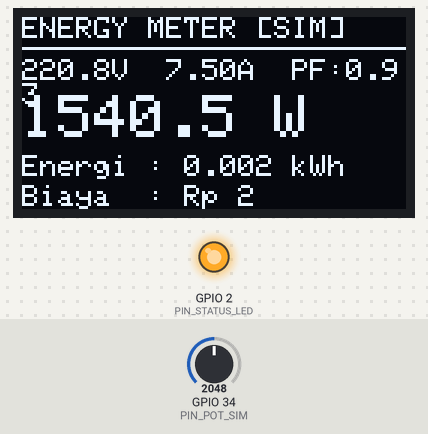
This sketch was run on a simulated ESP32. Shown: 128×64 one-colour display, output pins drawn as LEDs (lit = HIGH). The test bench sets the inputs (shaded band); at power-on: GPIO 34 (PIN_POT_SIM) = 2048 (analog values on the 0–4095 scale). WiFi joins after 1.5 s; servers stay silent unless stated; random numbers use the default seed unless the sketch sets one; what the sketch prints to the serial monitor is not drawn.

Above: at 3.2 s.
3.3 s: GPIO 34 (PIN_POT_SIM) set to 2866
At 4.8 s:
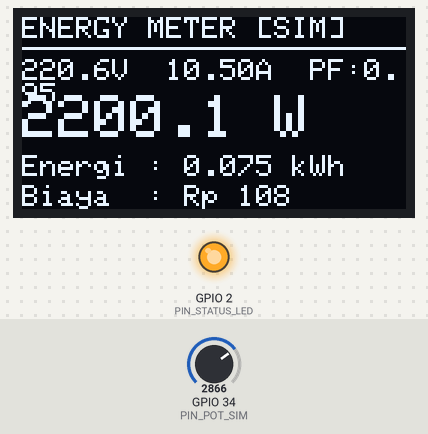
7.6 s: GPIO 34 (PIN_POT_SIM) set to 3603
At 9.1 s:
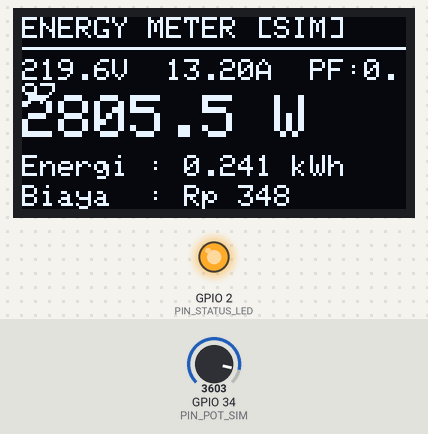
11.6 s: GPIO 34 (PIN_POT_SIM) set to 4095
At 13.4 s:
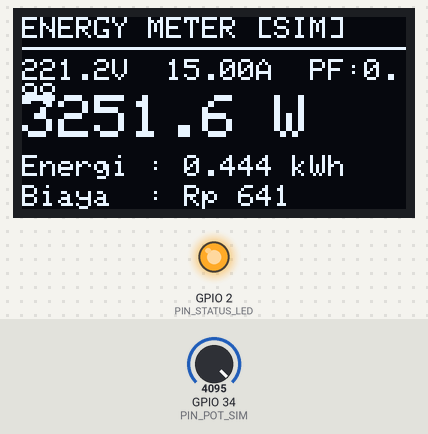
Timing chart, 0 to 14.9 s (numbered marks = the images above; inputs shaded):
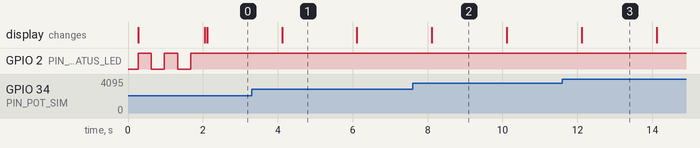

Measured:
- what the display in image 1 shows lasts 2.0 s, from 4.1 s to 6.1 s

The sketch:

smart_energy_meter.ino
```cpp
/**
 * ============================================================================
 * Proyek 05 : Smart Energy Meter (Monitoring Daya Listrik & Biaya PLN)
 * Repo      : IoT_lab
 * Board     : ESP32 (Menggunakan HardwareSerial UART2 & I2C OLED SSD1306)
 * Framework : Arduino IDE
 * ============================================================================
 * Fitur Utama:
 * 1. Membaca 6 parameter kelistrikan AC 220V dari sensor PZEM-004T v3.0
 *    melalui komunikasi UART2 (GPIO16 RX2, GPIO17 TX2):
 *    - Tegangan (V), Arus (A), Daya Aktif (W), Energi Akumulasi (kWh),
 *      Frekuensi (Hz), dan Power Factor (PF).
 * 2. Dilengkapi mode simulasi realistis (`SIMULATE_PZEM = true`) yang membaca
 *    potensiometer pada GPIO34 sehingga dapat diuji langsung di Wokwi atau
 *    tanpa perlu terhubung ke tegangan berbahaya AC 220V!
 * 3. Menghitung estimasi tagihan listrik dalam Rupiah (Rp) berdasarkan tarif
 *    PLN per kWh yang dapat dikonfigurasi (default: Rp 1.444,70 / kWh).
 * 4. Menampilkan dashboard lokal secara real-time pada layar OLED SSD1306.
 * 5. Mengirimkan data telemetri ke Time-Series Database InfluxDB v2 menggunakan
 *    format InfluxDB Line Protocol via HTTP POST (`/api/v2/write`).
 *
 * Library yang dibutuhkan di Arduino IDE:
 * - PZEM004Tv30 (oleh Jakub Mandula) — wajib jika SIMULATE_PZEM = false
 * - Adafruit SSD1306 & Adafruit GFX Library (untuk layar OLED I2C)
 * ============================================================================
 */

#include <Arduino.h>
#include <WiFi.h>
#include <HTTPClient.h>
#include <Wire.h>
#include <Adafruit_GFX.h>
#include <Adafruit_SSD1306.h>

// ============================================================================
// Mode Simulasi vs Hardware Fisik PZEM-004T v3.0
// ============================================================================
// Set `SIMULATE_PZEM` ke `false` ketika ESP32 sudah terhubung ke sensor fisik
// PZEM-004T v3.0 pada pin GPIO16 (RX2) dan GPIO17 (TX2).
// Set `SIMULATE_PZEM` ke `true` untuk simulasi Wokwi menggunakan potensiometer.
#define SIMULATE_PZEM true

#if !SIMULATE_PZEM
  #include <PZEM004Tv30.h>
#endif

// Gunakan secrets.h jika tersedia, atau fallback ke konfigurasi simulasi Wokwi
#if __has_include("secrets.h")
  #include "secrets.h"
#else
  #define WIFI_SSID       "Wokwi-GUEST"
  #define WIFI_PASSWORD   ""
  #define INFLUXDB_URL    "http://192.168.1.100:8086"
  #define INFLUXDB_TOKEN  "DEV_TOKEN_SIMULASI"
  #define INFLUXDB_ORG    "iot_lab_org"
  #define INFLUXDB_BUCKET "energy_meter"
  #define METER_LOCATION  "panel_utama"
#endif

// ============================================================================
// Konfigurasi Pin Hardware ESP32 & Tarif Listrik PLN
// ============================================================================
const int PIN_PZEM_RX    = 16;  // GPIO16 (RX2) -> terhubung ke pin TX PZEM-004T
const int PIN_PZEM_TX    = 17;  // GPIO17 (TX2) -> terhubung ke pin RX PZEM-004T
const int PIN_POT_SIM    = 34;  // GPIO34 (ADC1_CH6) -> Potensiometer simulasi beban arus
const int PIN_OLED_SDA   = 21;  // GPIO21 -> I2C SDA OLED SSD1306
const int PIN_OLED_SCL   = 22;  // GPIO22 -> I2C SCL OLED SSD1306
const int PIN_STATUS_LED = 2;   // GPIO2  -> LED Indikator Onboard

// Tarif Listrik PLN Golongan R-1/TR 1300 VA - 2200 VA Nonsubsidi (Rp / kWh)
const float TARIF_PLN_PER_KWH = 1444.70f;

// Konfigurasi Layar OLED 128x64
#define SCREEN_WIDTH  128
#define SCREEN_HEIGHT 64
Adafruit_SSD1306 display(SCREEN_WIDTH, SCREEN_HEIGHT, &Wire, -1);
bool oledAvailable = false;

#if !SIMULATE_PZEM
  PZEM004Tv30 pzem(Serial2, PIN_PZEM_RX, PIN_PZEM_TX);
#endif

// ============================================================================
// Struktur Data Pembacaan Energi
// ============================================================================
struct EnergyMetrics {
  float voltage;      // Volt (V)
  float current;      // Ampere (A)
  float power;        // Watt (W)
  float energyKwh;    // Kilowatt-hour (kWh)
  float frequency;    // Hertz (Hz)
  float powerFactor;  // Cos Phi (0.00 - 1.00)
  float costRupiah;   // Estimasi Biaya (Rp)
  bool  valid;
};

EnergyMetrics metrics = {220.0f, 0.0f, 0.0f, 0.0f, 50.0f, 0.95f, 0.0f, true};

// Variabel Timers Non-Blocking
unsigned long lastSampleMs   = 0;
unsigned long lastInfluxMs   = 0;
unsigned long lastEnergyTick = 0;

const unsigned long SAMPLE_INTERVAL_MS = 2000;  // Baca sensor & update OLED tiap 2 detik
const unsigned long INFLUX_INTERVAL_MS = 10000; // Kirim ke InfluxDB tiap 10 detik

// ============================================================================
// Pembacaan Sensor PZEM-004T v3.0 (Asli atau Simulasi Wokwi)
// ============================================================================
void readEnergyMetrics() {
  unsigned long now = millis();
  float deltaHours = (now - lastEnergyTick) / 3600000.0f;
  lastEnergyTick = now;

#if !SIMULATE_PZEM
  // Pembacaan langsung dari modul fisik PZEM-004T v3.0 via Modbus-RTU UART2
  float v  = pzem.voltage();
  float c  = pzem.current();
  float p  = pzem.power();
  float e  = pzem.energy();
  float hz = pzem.frequency();
  float pf = pzem.pf();

  if (isnan(v) || isnan(c) || isnan(p)) {
    metrics.valid = false;
    Serial.println("[PZEM] ERROR: Gagal membaca sensor PZEM-004T! Periksa kabel RX2/TX2 dan sumber AC 220V.");
    return;
  }

  metrics.voltage     = v;
  metrics.current     = c;
  metrics.power       = p;
  metrics.energyKwh   = e;
  metrics.frequency   = hz;
  metrics.powerFactor = pf;
  metrics.costRupiah  = metrics.energyKwh * TARIF_PLN_PER_KWH;
  metrics.valid       = true;

#else
  // Mode Simulasi Realistis (Menggunakan Potensiometer di GPIO34 untuk mengatur beban arus 0 - 16 A)
  int rawAdc = analogRead(PIN_POT_SIM);
  float jitterV = ((float)random(-15, 16)) / 10.0f; // Fluktuasi realistis +-1.5V
  metrics.voltage = 220.0f + jitterV;

  // Petakan posisi potensiometer (0..4095) menjadi beban arus (0.05A .. 15.00A)
  metrics.current = (rawAdc / 4095.0f) * 15.0f;
  if (metrics.current < 0.05f) {
    metrics.current = 0.0f;
    metrics.powerFactor = 1.00f;
  } else {
    // Simulasikan faktor daya (0.86 - 0.98) tergantung beban
    metrics.powerFactor = 0.88f + (0.10f * (rawAdc / 4095.0f));
    if (metrics.powerFactor > 0.99f) metrics.powerFactor = 0.99f;
  }

  // Rumus Daya Aktif 1-Fasa: P = V * I * cos(phi)
  metrics.power = metrics.voltage * metrics.current * metrics.powerFactor;

  // Akumulasikan kWh (dipercepat 60x pada mode simulasi agar kenaikan kWh terlihat saat pengujian)
  const float SIMULATION_TIME_ACCEL = 60.0f;
  metrics.energyKwh += (metrics.power / 1000.0f) * deltaHours * SIMULATION_TIME_ACCEL;

  metrics.frequency  = 50.0f + (((float)random(-1, 2)) * 0.05f);
  metrics.costRupiah = metrics.energyKwh * TARIF_PLN_PER_KWH;
  metrics.valid      = true;
#endif
}

// ============================================================================
// Tampilan Dashboard Lokal pada OLED SSD1306 (128x64)
// ============================================================================
void updateOledDisplay() {
  if (!oledAvailable) return;

  display.clearDisplay();
  display.setTextSize(1);
  display.setTextColor(SSD1306_WHITE);

  // Baris Header
  display.setCursor(0, 0);
  display.printf("ENERGY METER [%s]", SIMULATE_PZEM ? "SIM" : "PZEM");
  display.drawLine(0, 10, 127, 10, SSD1306_WHITE);

  if (!metrics.valid) {
    display.setCursor(0, 24);
    display.println("SENSOR PZEM OFFLINE!");
    display.println("Cek AC 220V & UART2");
    display.display();
    return;
  }

  // Baris 1: Tegangan, Arus, Power Factor
  display.setCursor(0, 14);
  display.printf("%.1fV  %.2fA  PF:%.2f",
                 metrics.voltage, metrics.current, metrics.powerFactor);

  // Baris 2: Daya Aktif (Watt) berukuran besar
  display.setCursor(0, 26);
  display.setTextSize(2);
  display.printf("%.1f W", metrics.power);

  // Baris 3: Konsumsi Energi (kWh) & Estimasi Biaya PLN (Rp)
  display.setTextSize(1);
  display.setCursor(0, 46);
  display.printf("Energi : %.3f kWh", metrics.energyKwh);
  display.setCursor(0, 56);
  display.printf("Biaya  : Rp %.0f", metrics.costRupiah);

  display.display();
}

// ============================================================================
// Format InfluxDB Line Protocol & Pengiriman via HTTP POST
// ============================================================================
String buildInfluxLineProtocol() {
  // Format InfluxDB Line Protocol:
  // measurement,tag1=val1,tag2=val2 field1=v1,field2=v2
  char line[320];
  snprintf(
    line,
    sizeof(line),
    "power_consumption,location=%s,mode=%s "
    "voltage=%.2f,current=%.3f,power=%.2f,energy_kwh=%.4f,frequency=%.2f,pf=%.2f,cost_idr=%.2f",
    METER_LOCATION,
    SIMULATE_PZEM ? "simulation" : "hardware",
    metrics.voltage,
    metrics.current,
    metrics.power,
    metrics.energyKwh,
    metrics.frequency,
    metrics.powerFactor,
    metrics.costRupiah
  );
  return String(line);
}

void sendToInfluxDB() {
  if (!metrics.valid) return;

  String linePayload = buildInfluxLineProtocol();
  Serial.println("------------------------------------------------------------");
  Serial.printf("[METER] V: %.1f V | I: %.2f A | P: %.1f W | E: %.4f kWh | Freq: %.1f Hz | PF: %.2f\n",
                metrics.voltage, metrics.current, metrics.power,
                metrics.energyKwh, metrics.frequency, metrics.powerFactor);
  Serial.printf("[BIAYA] Estimasi Tagihan PLN: Rp %.2f (Tarif: Rp %.2f/kWh)\n",
                metrics.costRupiah, TARIF_PLN_PER_KWH);
  Serial.printf("[INFLUX LINE] %s\n", linePayload.c_str());

  if (WiFi.status() != WL_CONNECTED) {
    Serial.println("[INFLUX] Wi-Fi belum terhubung. Pengiriman HTTP dilewati.");
    return;
  }

  // Lewati HTTP request jika masih menggunakan token placeholder di simulator Wokwi
  if (String(INFLUXDB_TOKEN) == "DEV_TOKEN_SIMULASI" ||
      String(INFLUXDB_TOKEN) == "GANTI_DENGAN_API_TOKEN_INFLUXDB") {
    Serial.println("[INFLUX] Info: Isi INFLUXDB_URL & INFLUXDB_TOKEN di secrets.h untuk mengirim ke server InfluxDB aktif.");
    return;
  }

  HTTPClient http;
  String writeUrl = String(INFLUXDB_URL) + "/api/v2/write?org=" +
                    String(INFLUXDB_ORG) + "&bucket=" +
                    String(INFLUXDB_BUCKET) + "&precision=s";

  http.begin(writeUrl);
  http.setTimeout(4000);
  http.addHeader("Authorization", "Token " + String(INFLUXDB_TOKEN));
  http.addHeader("Content-Type", "text/plain; charset=utf-8");

  int httpCode = http.POST(linePayload);
  if (httpCode == 204) {
    // HTTP 204 No Content adalah kode sukses standar dari InfluxDB v2 Write API
    Serial.println("[INFLUX] Sukses menulis data ke InfluxDB v2 (HTTP 204 No Content).");
  } else if (httpCode > 0) {
    Serial.printf("[INFLUX] Gagal menulis ke InfluxDB (HTTP %d): %s\n",
                  httpCode, http.getString().c_str());
  } else {
    Serial.printf("[INFLUX] Koneksi ke server gagal: %s\n",
                  http.errorToString(httpCode).c_str());
  }
  http.end();
}

// ============================================================================
// Setup & Loop Utama
// ============================================================================
void setup() {
  Serial.begin(115200);
  delay(200);

  Serial.println("\n============================================================");
  Serial.println("  IoT Lab - 05 Smart Energy Meter (PZEM-004T & InfluxDB v2) ");
  Serial.printf("  Mode Sensor : %s\n", SIMULATE_PZEM ? "SIMULASI (Potensiometer GPIO34)" : "HARDWARE (PZEM-004T UART2)");
  Serial.println("============================================================");

  pinMode(PIN_STATUS_LED, OUTPUT);

  #if SIMULATE_PZEM
    pinMode(PIN_POT_SIM, INPUT);
    analogReadResolution(12);
  #else
    Serial2.begin(9600, SERIAL_8N1, PIN_PZEM_RX, PIN_PZEM_TX);
  #endif

  // Inisialisasi Layar OLED SSD1306
  Wire.begin(PIN_OLED_SDA, PIN_OLED_SCL);
  if (display.begin(SSD1306_SWITCHCAPVCC, 0x3C)) {
    oledAvailable = true;
    display.clearDisplay();
    display.setTextSize(1);
    display.setTextColor(SSD1306_WHITE);
    display.setCursor(0, 10);
    display.println("IoT Lab - Proyek 05");
    display.println("Smart Energy Meter");
    display.println("Connecting Wi-Fi...");
    display.display();
  } else {
    Serial.println("[OLED] Layar SSD1306 tidak terdeteksi di alamat I2C 0x3C.");
  }

  // Koneksi ke Wi-Fi
  WiFi.mode(WIFI_STA);
  WiFi.begin(WIFI_SSID, WIFI_PASSWORD);
  Serial.printf("[WIFI] Menghubungkan ke SSID: %s ", WIFI_SSID);

  unsigned long startAttempt = millis();
  while (WiFi.status() != WL_CONNECTED && (millis() - startAttempt) < 10000) {
    digitalWrite(PIN_STATUS_LED, !digitalRead(PIN_STATUS_LED));
    delay(350);
    Serial.print(".");
  }

  if (WiFi.status() == WL_CONNECTED) {
    digitalWrite(PIN_STATUS_LED, HIGH);
    Serial.println("\n[WIFI] Terhubung!");
    Serial.print("[WIFI] Alamat IP : ");
    Serial.println(WiFi.localIP());
  } else {
    Serial.println("\n[WIFI] Berjalan dalam mode tampilan lokal (Offline).");
  }

  lastEnergyTick = millis();
  readEnergyMetrics();
  updateOledDisplay();
  sendToInfluxDB();
}

void loop() {
  unsigned long now = millis();

  // 1. Pembacaan Sensor & Update Layar OLED Lokal setiap 2 detik
  if (now - lastSampleMs >= SAMPLE_INTERVAL_MS) {
    lastSampleMs = now;
    readEnergyMetrics();
    updateOledDisplay();
  }

  // 2. Pengiriman Data ke InfluxDB v2 setiap 10 detik
  if (now - lastInfluxMs >= INFLUX_INTERVAL_MS) {
    lastInfluxMs = now;
    sendToInfluxDB();
  }
}
```

secrets.example.h
```cpp
#ifndef SECRETS_H
#define SECRETS_H

// Salin file ini menjadi "secrets.h" di folder yang sama,
// lalu isi dengan kredensial Wi-Fi dan konfigurasi server InfluxDB v2 kamu.

#define WIFI_SSID       "GANTI_DENGAN_SSID_WIFI"
#define WIFI_PASSWORD   "GANTI_DENGAN_PASSWORD_WIFI"

// Konfigurasi Server InfluxDB v2 (Cloud maupun Self-Hosted Docker)
// Contoh Self-Hosted : "http://192.168.1.100:8086"
// Contoh InfluxCloud : "https://us-east-1-1.aws.cloud2.influxdata.com"
#define INFLUXDB_URL    "http://192.168.1.100:8086"
#define INFLUXDB_TOKEN  "GANTI_DENGAN_API_TOKEN_INFLUXDB"
#define INFLUXDB_ORG    "iot_lab_org"
#define INFLUXDB_BUCKET "energy_meter"

// Identitas Lokasi / Panel Meter
#define METER_LOCATION  "panel_utama"

#endif // SECRETS_H
```
